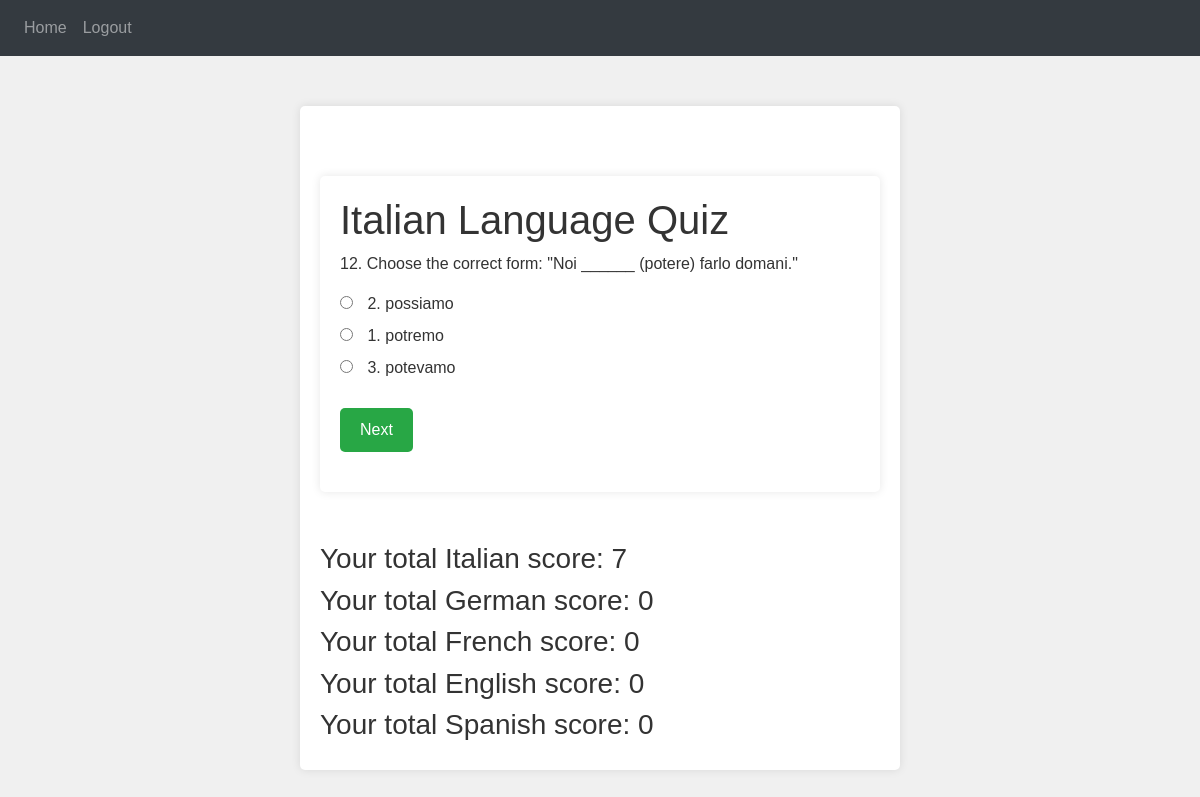
/quiz (signed in), run on the app's committed database.
### website/models.py (models this page shows)
class Question(db.Model):
    id = db.Column(db.Integer, primary_key=True)
    question_text = db.Column(db.String(500))
    option_a = db.Column(db.String(200))
    option_b = db.Column(db.String(200))
    option_c = db.Column(db.String(200))
    correct_option = db.Column(db.String(2))  # Correct option among 'a', 'b', 'c'
    language = db.Column(db.String(50))  # To distinguish between languages
    qtype = db.Column(db.String(50))  # subject of question
    difficulty = db.Column(db.Integer)  # diffi 1-3

class User(db.Model, UserMixin):
    id = db.Column(db.Integer, primary_key=True)
    email = db.Column(db.String(150), unique=True)
    password = db.Column(db.String(150))
    first_name = db.Column(db.String(150))
    notes = db.relationship('Note')
    quiz_results = db.relationship('QuizResult', backref='user', lazy=True)
    total_score_it = db.Column(db.Integer, default=0)
    total_score_de = db.Column(db.Integer, default=0)
    total_score_fr = db.Column(db.Integer, default=0)
    total_score_en = db.Column(db.Integer, default=0)
    total_score_es = db.Column(db.Integer, default=0)

### website/views.py (the view, shortened to what this page needs)
@views.route('/quiz', methods=['GET', 'POST'])
@login_required
def quiz():
    language_map = {
        'it': 'Italian',
        'de': 'German',
        'fr': 'French',
        'en': 'English',
        'es': 'Spanish'
    }
    language = session.get('language', 'it')  # Default to 'it' if not set
    language_name = language_map.get(language, 'Italian')  # Default to 'Italian' if language code is not recognized
    question_ids = [q.id for q in Question.query.filter_by(language=language).all()]
    if len(question_ids) > 10:
        question_ids = random.sample(question_ids, 10)
        print(question_ids)
    questions = Question.query.filter(Question.id.in_(question_ids)).all()
    print(questions)
    for q in questions:
        options = [
            {'label': 'a', 'text': q.option_a},
            {'label': 'b', 'text': q.option_b},
            {'label': 'c', 'text': q.option_c}
        ]
        random.shuffle(options)
        q.shuffled_options = options
    return render_template('quiz.html', user=current_user, questions=questions, language_name=language_name)

### website/__init__.py (called while the page is built)
def create_app():
    app = Flask(__name__)
    app.config['SECRET_KEY'] = 'hjshjhdjah kjshkjdhjs'
    app.config['SQLALCHEMY_DATABASE_URI'] = f'sqlite:///{DB_NAME}'
    db.init_app(app)
    from .views import views
    from .auth import auth
    app.register_blueprint(views, url_prefix='/')
    app.register_blueprint(auth, url_prefix='/')
    from .models import User, Note
    with app.app_context():
        db.create_all()
    login_manager = LoginManager()
    login_manager.login_view = 'auth.login'
    login_manager.init_app(app)
    @login_manager.user_loader
    def load_user(id):
        return User.query.get(int(id))
    return app

### website/templates/quiz.html (shortened to what this page needs)
{% extends "base.html" %} {% block title %}{{ language_name }} Quiz{% endblock %} {% block content %}
<div class="container">
    <h1>{{ language_name }} Language Quiz</h1>
    {% for q in questions %}
    <div class="question {% if loop.first %}active{% endif %}" id="question{{ loop.index }}">
        <p>{{ q.question_text }}</p>
        <div class="answers">
            <label>
                <input type="radio" name="q{{ loop.index }}" value="{{ q.shuffled_options[0].label }}"> {{ q.shuffled_options[0].text }}
            </label><br>
            <label>
                <input type="radio" name="q{{ loop.index }}" value="{{ q.shuffled_options[1].label }}"> {{ q.shuffled_options[1].text }}
            </label><br>
            <label>
                <input type="radio" name="q{{ loop.index }}" value="{{ q.shuffled_options[2].label }}"> {{ q.shuffled_options[2].text }}
            </label><br>
        </div>
        {% if not loop.last %}
        <button class="btn" onclick="nextQuestion({{ loop.index }}, {{ q.id }}, '{{ q.language }}', '{{ q.qtype }}', '{{ q.difficulty }}')">Next</button>
    {% else %}
        <button class="btn" onclick="nextQuestion({{ 10 }}, {{ q.id }}, '{{ q.language }}', '{{ q.qtype }}', '{{ q.difficulty }}')">Next</button>
    {% endif %}
    </div>
    {% endfor %}
</div>
<div class="score-display">
  <h3>Your total Italian score: {{ user.total_score_it }}</h3>
</div>
<div class="score-display">
  <h3>Your total German score: {{ user.total_score_de }}</h3>
</div>
<div class="score-display">
  <h3>Your total French score: {{ user.total_score_fr }}</h3>
</div>
<div class="score-display">
  <h3>Your total English score: {{ user.total_score_en }}</h3>
</div>
<div class="score-display">
  <h3>Your total Spanish score: {{ user.total_score_es }}</h3>
</div>
{% endblock %}

### website/templates/quiz.html (style rules this page uses)
body { font-family: Arial, sans-serif; background-color: #f0f0f0; color: #333; margin: 0; }
.container { max-width: 600px; margin: 50px auto; padding: 20px; background-color: #fff; border-radius: 5px; box-shadow: 0 0 10px rgba(0, 0, 0, 0.1); }
.question { margin-bottom: 10px; display: none; }
.question.active { display: block; }
.answers { margin-bottom: 20px; }
.answers input { margin-right: 10px; }
.btn { padding: 10px 20px; background-color: #28a745; border: none; color: #fff; cursor: pointer; border-radius: 5px; }

### data on the page
Question: question_text "12. Choose the correct form: \"Noi ______ (potere) farlo domani.\"", option_b "2. possiamo", option_a "1. potremo", option_c "3. potevamo"
User: total_score_it "7", total_score_de "0", total_score_fr "0", total_score_en "0", total_score_es "0"

### other printed values
{{ language_name }} "Italian"
